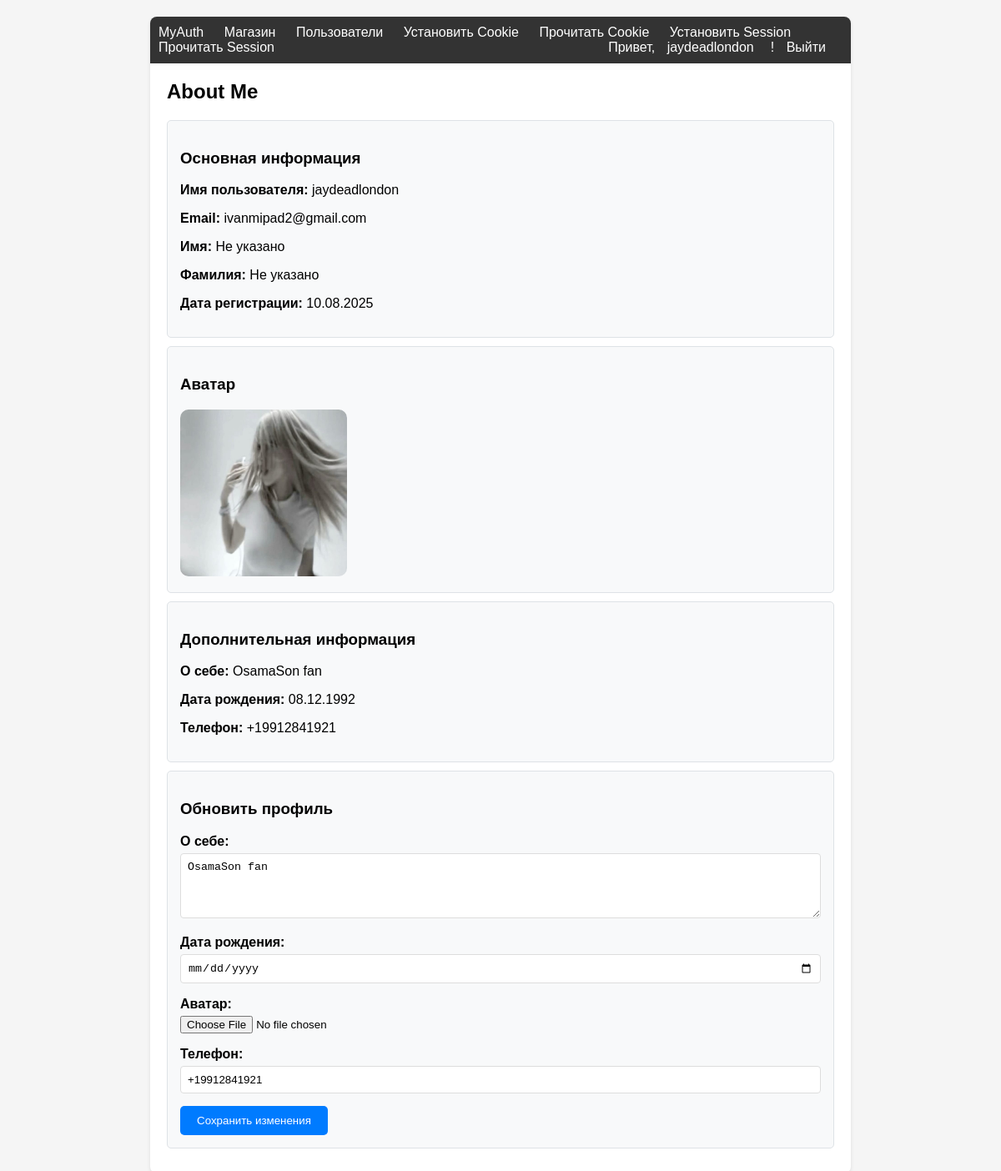
The app's page /ru/accounts/about-me/ (signed in) with its own data.
### myauth/models.py (models this page shows, shortened)
class Profile(models.Model):
    user = models.OneToOneField(User, on_delete=models.CASCADE, related_name='profile')
    bio = models.TextField(max_length=500, blank=True, verbose_name='О себе')
    birth_date = models.DateField(null=True, blank=True, verbose_name='Дата рождения')
    avatar = models.ImageField(
        upload_to=user_avatar_path,
        null=True,
        blank=True,
        verbose_name='Аватар'
    )
    phone = models.CharField(max_length=20, blank=True, verbose_name='Телефон')
    created_at = models.DateTimeField(auto_now_add=True)
    class Meta:
        verbose_name = 'Профиль'
        verbose_name_plural = 'Профили'

### myauth/views.py (the view)
# urls.py: path('about-me/', views.about_me_view, name='about_me'),
@login_required
def about_me_view(request):
    profile = get_or_create_profile(request.user)
    if request.method == 'POST':
        form = ProfileForm(request.POST, request.FILES, instance=request.user.profile)
        if form.is_valid():
            form.save()
            return redirect('myauth:about_me')
    else:
        form = ProfileForm(instance=request.user.profile)
    return render(request, 'myauth/about_me.html', {
        'user': request.user,
        'profile': request.user.profile,
        'form': form
    })

### myauth/forms.py
class ProfileForm(forms.ModelForm):
    class Meta:
        model = Profile
        fields = ['bio', 'birth_date', 'avatar', 'phone']
        widgets = {
            'birth_date': forms.DateInput(attrs={'type': 'date'}),
            'bio': forms.Textarea(attrs={'rows': 4}),
            'avatar': forms.FileInput(attrs={'accept': 'image/*'}),
        }
        labels = {
            'bio': 'О себе',
            'birth_date': 'Дата рождения',
            'avatar': 'Аватар',
            'phone': 'Телефон',
        }

### myauth/views.py (called while the page is built)
def get_or_create_profile(user):
    profile, created = Profile.objects.get_or_create(user=user)
    if created:
        print(f"Создан профиль для пользователя {user.username}")
    return profile

### myauth/templates/myauth/about_me.html (shortened to what this page needs)
{% extends 'myauth/base.html' %}
{% block content %}
    <h2>About Me</h2>
    <div class="data-block">
        <h3>Основная информация</h3>
        <p><strong>Имя пользователя:</strong> {{ user.username }}</p>
        <p><strong>Email:</strong> {{ user.email }}</p>
        <p><strong>Имя:</strong> {{ user.first_name|default:"Не указано" }}</p>
        <p><strong>Фамилия:</strong> {{ user.last_name|default:"Не указано" }}</p>
        <p><strong>Дата регистрации:</strong> {{ user.date_joined|date:"d.m.Y" }}</p>
    </div>
    <div class="data-block">
        <h3>Аватар</h3>
        {% if profile.avatar %}
            <img src="{{ profile.avatar.url }}" alt="Аватар" style="max-width: 200px; max-height: 200px; border-radius: 10px;">
        {% else %}
            <p>Аватар не установлен</p>
        {% endif %}
    </div>
    <div class="data-block">
        <h3>Дополнительная информация</h3>
        <p><strong>О себе:</strong> {{ profile.bio|default:"Не указано" }}</p>
        <p><strong>Дата рождения:</strong> {{ profile.birth_date|date:"d.m.Y"|default:"Не указано" }}</p>
        <p><strong>Телефон:</strong> {{ profile.phone|default:"Не указано" }}</p>
    </div>
    <div class="data-block">
        <h3>Обновить профиль</h3>
        <form method="post" enctype="multipart/form-data">
            {{ form.as_p }}
            <button type="submit" class="btn">Сохранить изменения</button>
        </form>
    </div>
{% endblock %}

### myauth/templates/myauth/base.html (shortened to what this page needs)
<!DOCTYPE html>
<html lang="ru">
<head>
</head>
<body>
    <div class="container">
        <nav>
            <a href="{% url 'myauth:home' %}">MyAuth</a>
            <a href="{% url 'shopapp:index' %}">Магазин</a>
            <a href="{% url 'myauth:user_list' %}">Пользователи</a>
            <a href="{% url 'myauth:cookie_set' %}">Установить Cookie</a>
            <a href="{% url 'myauth:cookie_get' %}">Прочитать Cookie</a>
            <a href="{% url 'myauth:session_set' %}">Установить Session</a>
            <a href="{% url 'myauth:session_get' %}">Прочитать Session</a>
            <span class="user-info">
                {% if user.is_authenticated %}
                    Привет, <a href="{% url 'myauth:about_me' %}">{{ user.username }}</a>!
                    <a href="{% url 'myauth:logout' %}">Выйти</a>
                {% else %}
                    <a href="{% url 'myauth:login' %}">Войти</a>
                    <a href="{% url 'myauth:signup' %}">Регистрация</a>
                {% endif %}
            </span>
        </nav>
        {% block content %}{% endblock %}
    </div>
</body>
</html>

### myauth/templates/myauth/base.html (style rules this page uses)
body { font-family: Arial, sans-serif; margin: 0; padding: 20px; background-color: #f5f5f5; }
.container { max-width: 800px; margin: 0 auto; background: white; padding: 20px; border-radius: 8px; box-shadow: 0 2px 4px rgba(0,0,0,0.1); }
nav { background: #333; color: white; padding: 10px; margin: -20px -20px 20px -20px; border-radius: 8px 8px 0 0; }
nav a { color: white; text-decoration: none; margin-right: 20px; }
.user-info { float: right; }
.user-info a { margin-left: 10px; }
.btn { display: inline-block; padding: 10px 20px; background: #007bff; color: white; text-decoration: none; border-radius: 5px; border: none; cursor: pointer; margin-right: 10px; }
.data-block { background: #f8f9fa; padding: 15px; margin: 10px 0; border-radius: 5px; border: 1px solid #dee2e6; }
form p { margin-bottom: 15px; }
form label { display: block; margin-bottom: 5px; font-weight: bold; }
form input[type="text"], form input[type="email"], form input[type="password"], form input[type="date"], form textarea, form select { width: 100%; padding: 8px; border: 1px solid #ddd; border-radius: 4px; box-sizing: border-box; }
img { max-width: 100%; height: auto; }

### records on screen
Profile: avatar (picture), bio "OsamaSon fan", birth_date "08.12.1992", phone "+19912841921"

### other values on screen
{{ user.username }} "jaydeadlondon"
{{ user.email }} "ivanmipad2@gmail.com"
{{ user.first_name|default:"Не указано" }} "Не указано"
{{ user.last_name|default:"Не указано" }} "Не указано"
{{ user.date_joined|date:"d.m.Y" }} "10.08.2025"
